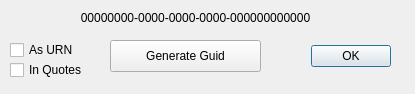
<?xml version="1.0" encoding="UTF-8"?>
<ui version="4.0">
 <class>Dialog</class>
 <widget class="QDialog" name="Dialog">
  <property name="geometry">
   <rect>
    <x>0</x>
    <y>0</y>
    <width>415</width>
    <height>94</height>
   </rect>
  </property>
  <property name="windowTitle">
   <string>Guid Generator</string>
  </property>
  <widget class="QDialogButtonBox" name="buttonBox">
   <property name="geometry">
    <rect>
     <x>300</x>
     <y>40</y>
     <width>91</width>
     <height>32</height>
    </rect>
   </property>
   <property name="orientation">
    <enum>Qt::Horizontal</enum>
   </property>
   <property name="standardButtons">
    <set>QDialogButtonBox::Ok</set>
   </property>
  </widget>
  <widget class="QPushButton" name="pushButton">
   <property name="geometry">
    <rect>
     <x>110</x>
     <y>40</y>
     <width>151</width>
     <height>32</height>
    </rect>
   </property>
   <property name="text">
    <string>Generate Guid</string>
   </property>
  </widget>
  <widget class="QLabel" name="label">
   <property name="geometry">
    <rect>
     <x>10</x>
     <y>10</y>
     <width>371</width>
     <height>16</height>
    </rect>
   </property>
   <property name="text">
    <string>00000000-0000-0000-0000-000000000000</string>
   </property>
   <property name="alignment">
    <set>Qt::AlignCenter</set>
   </property>
  </widget>
  <widget class="QCheckBox" name="cbURN">
   <property name="geometry">
    <rect>
     <x>10</x>
     <y>40</y>
     <width>87</width>
     <height>20</height>
    </rect>
   </property>
   <property name="text">
    <string>As URN</string>
   </property>
  </widget>
  <widget class="QCheckBox" name="cbInQuotes">
   <property name="geometry">
    <rect>
     <x>10</x>
     <y>60</y>
     <width>87</width>
     <height>20</height>
    </rect>
   </property>
   <property name="text">
    <string>In Quotes</string>
   </property>
  </widget>
 </widget>
 <resources/>
 <connections>
  <connection>
   <sender>buttonBox</sender>
   <signal>accepted()</signal>
   <receiver>Dialog</receiver>
   <slot>accept()</slot>
   <hints>
    <hint type="sourcelabel">
     <x>248</x>
     <y>254</y>
    </hint>
    <hint type="destinationlabel">
     <x>157</x>
     <y>274</y>
    </hint>
   </hints>
  </connection>
  <connection>
   <sender>buttonBox</sender>
   <signal>rejected()</signal>
   <receiver>Dialog</receiver>
   <slot>reject()</slot>
   <hints>
    <hint type="sourcelabel">
     <x>316</x>
     <y>260</y>
    </hint>
    <hint type="destinationlabel">
     <x>286</x>
     <y>274</y>
    </hint>
   </hints>
  </connection>
  <connection>
   <sender>cbInQuotes</sender>
   <signal>stateChanged(int)</signal>
   <receiver>Dialog</receiver>
   <slot>exec()</slot>
   <hints>
    <hint type="sourcelabel">
     <x>53</x>
     <y>69</y>
    </hint>
    <hint type="destinationlabel">
     <x>207</x>
     <y>46</y>
    </hint>
   </hints>
  </connection>
  <connection>
   <sender>cbURN</sender>
   <signal>stateChanged(int)</signal>
   <receiver>Dialog</receiver>
   <slot>exec()</slot>
   <hints>
    <hint type="sourcelabel">
     <x>53</x>
     <y>49</y>
    </hint>
    <hint type="destinationlabel">
     <x>207</x>
     <y>46</y>
    </hint>
   </hints>
  </connection>
 </connections>
</ui>
